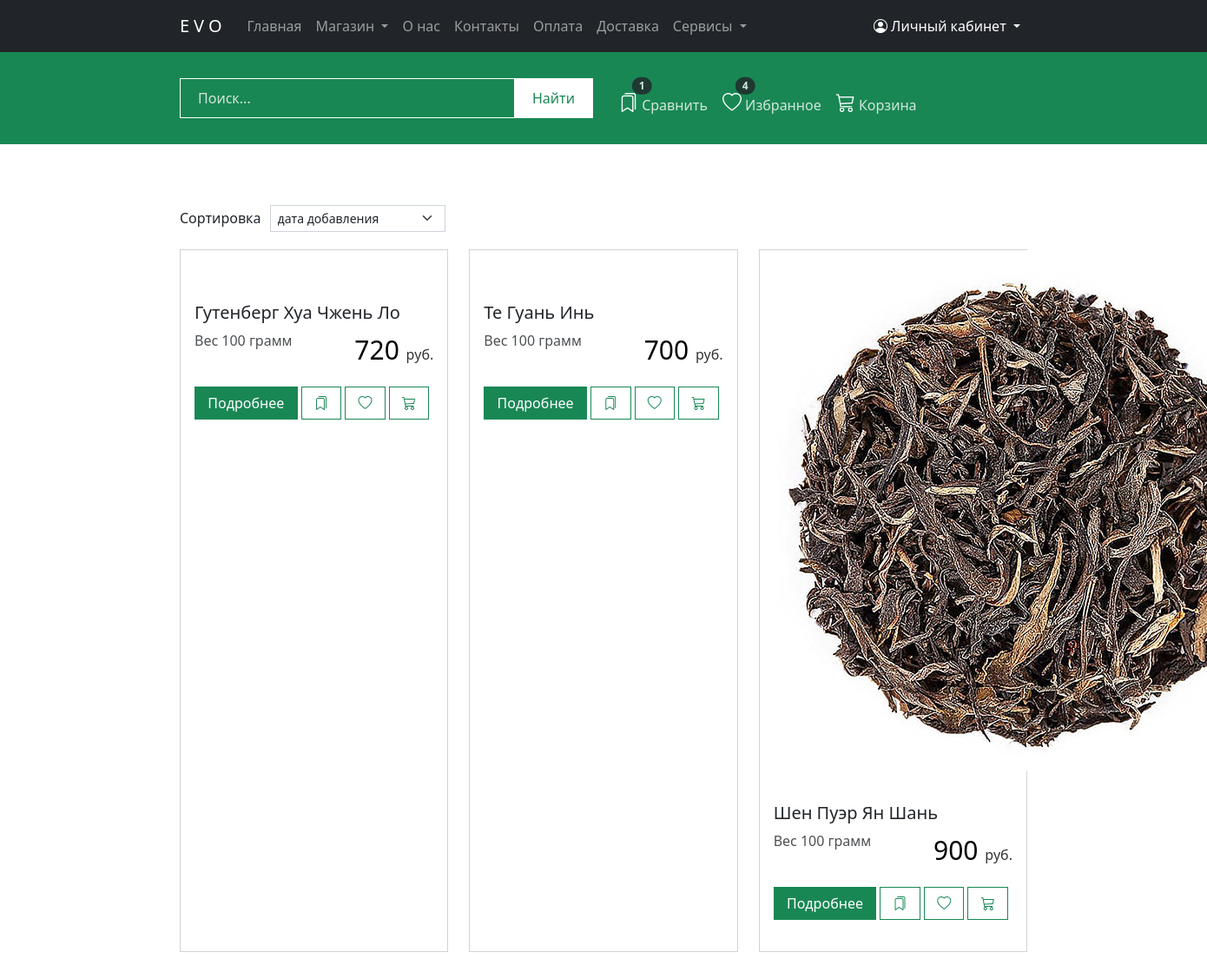
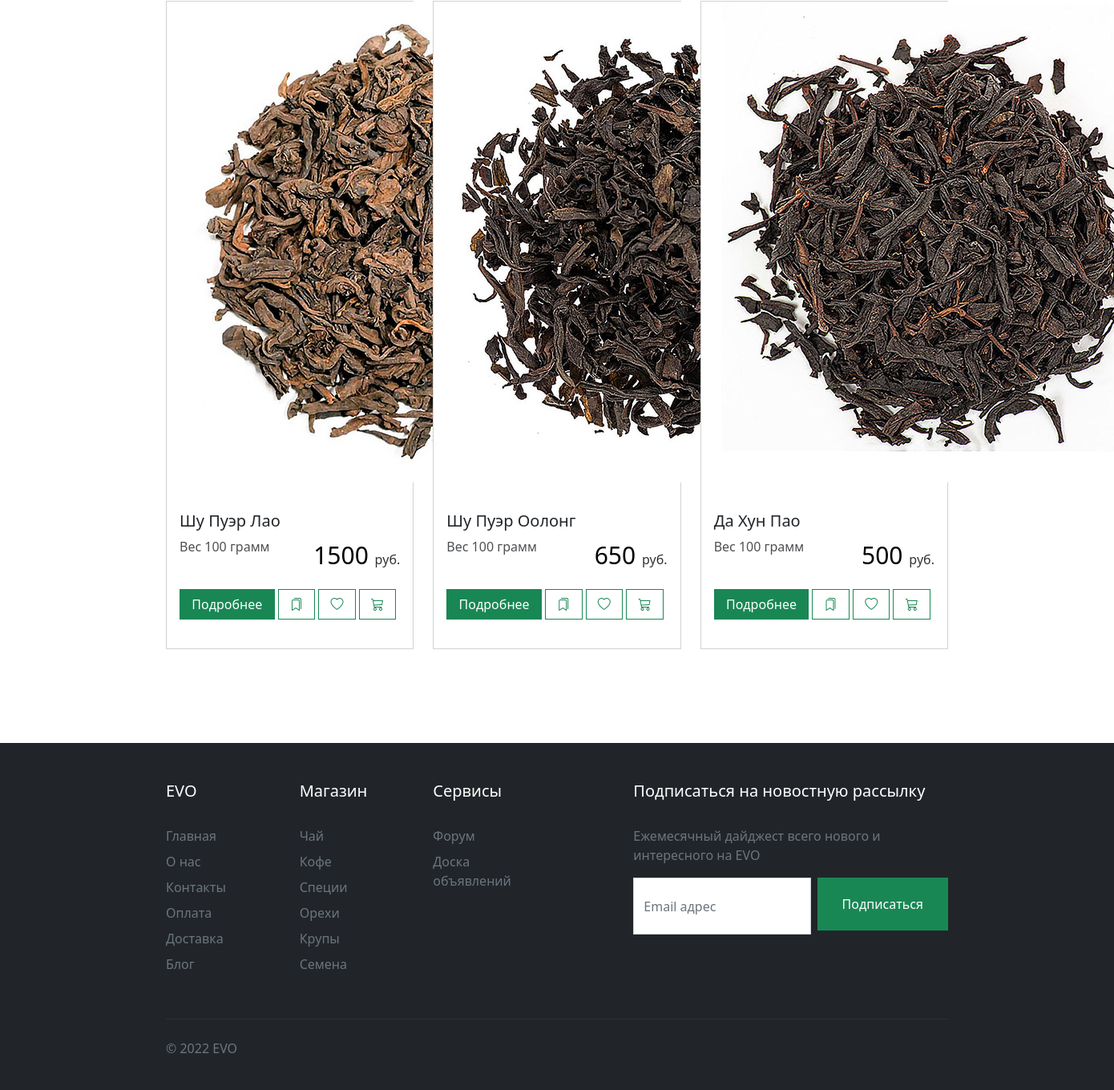
Screenshot of /catalog/tea/ with the database file from the repository (2 pictures, top to bottom).
### apps/core/models.py (models this page shows, shortened)
class Product(models.Model):
    class Meta:
        verbose_name = 'Товар'
        verbose_name_plural = 'Товары'
        index_together = (('id', 'slug'),)
        ordering = ('-created',)
    category = models.ForeignKey(Category, on_delete=models.CASCADE, related_name='products', verbose_name='Категория')
    name = models.CharField(max_length=50, db_index=True, verbose_name='Название')
    slug = models.SlugField(max_length=200, db_index=True, verbose_name="URL")
    desc = models.TextField(verbose_name='Описание')
    country = models.CharField(max_length=50, blank=True, null=True, default=None, verbose_name='Страна')
    town = models.CharField(max_length=50, blank=True, null=True, default=None, verbose_name='Город')
    year = models.CharField(max_length=50, blank=True, null=True, default=None, verbose_name='Год')
    volume = models.IntegerField(verbose_name='Вес, грамм')
    price = models.DecimalField(max_digits=10, decimal_places=0, verbose_name='Цена, руб')
    stock = models.PositiveIntegerField(verbose_name='Остаток на складе, штук')
    tag = models.CharField(max_length=100, blank=True, null=True, default=None, verbose_name='Метки')
    talk_forum = models.URLField(blank=True, null=True, default=None, verbose_name='Ссылка на форум')
    is_active = models.BooleanField(default=True, verbose_name="Активация товара")
    image = models.ImageField(upload_to='product/', verbose_name='Изображение обложки')
    created = models.DateTimeField(auto_now_add=True, verbose_name='Дата создания')
    updated = models.DateTimeField(auto_now=True, verbose_name='Дата изменения')

### apps/core/views.py (the view)
# urls.py: path('catalog/<slug:slug>/', views.CatalogView.as_view(), name='catalog'),
class CatalogView(ListView):
    model = Product
    template_name = 'core/catalog.html'
    def get_queryset(self):
        slug = self.kwargs['slug']
        object_list = Category.objects.get(slug=slug)
        object_list = object_list.products.filter(is_active=True)
        return object_list

### apps/cart/cart.py (called while the page is built)
    def __len__(self):
        return sum(item['quantity'] for item in self.cart.values())

### apps/cart/context_processors.py (called while the page is built)
def cart(request):
    return {'cart': Cart(request)}

### apps/templates/core/catalog.html (shortened to what this page needs)
{% extends 'layouts/base.html' %}
{% load static %}
{% block content %}
    <section id="prod" class="paddingTopBottom">
        <div class="container">
            <div class="row">
                <div class="col-md-4">
                    {% if object_list %}
                    <div class="sort"><span>Сортировка</span>
                        <select class="form-select form-select-sm" aria-label="Сортировать">
                            <option selected>дата добавления</option>
                        </select>
                    </div>
                    {% endif %}
                </div>
            </div>
            <div class="row row-cols-1 row-cols-md-3 g-4">
                {% if object_list %}
                    {% for product in object_list %}
                        <div class="col">
                            <div class="card h-100">
                                {% if product.image %}
                                    <div class="fotorama" data-width="100%">
                                        <img src="{{ product.image.url }}" alt="">
                                    </div>
                                {% else %}
                                    <img src="{% static 'img/noimg.jpg' %}" alt="No image">
                                {% endif %}
                                <div class="card-body">
                                    <h5 class="card-title"><a href="{% url 'product' product.slug %}"
                                                              class="link-dark">{{ product.name }}</a></h5>
                                    <div class="volume"><span class="text">Вес {{ product.volume }} грамм</span></div>
                                    <div class="price float-end">{{ product.price }} <span class="text">руб.</span></div>
                                    <div class="btn-group" role="group">
                                        <a type="button" class="btn btn-success" href="{% url 'product' product.slug %}">Подробнее</a>
                                        <a type="button" class="btn btn-outline-success"><i class="bi bi-bookmarks"></i></a>
                                        <a type="button" class="btn btn-outline-success"><i class="bi bi-heart"></i></a>
                                        <a type="button" class="btn btn-outline-success"><i class="bi bi-cart3"></i></a>
                                    </div>
                                </div>
                            </div>
                        </div>
                    {% endfor %}
                {% else %}
                    <p>Товаров нет</p>
                {% endif %}
            </div>
        </div>
    </section>
{% endblock %}

### apps/static/css/style.css (style rules this page uses)
:root { --color-accent: #198754; }
@media (min-width: 1000px) { .container { max-width: 1000px; } }
h1, .h2, .h3, .h4, .h5, .h6, h1, h2, h3, h4, h5, h6 { margin-bottom: 2rem; }
.text, #home-tab-pane { opacity: .8; }
a, .btn-link { color: var(--color-accent); }
*, .rounded-3 { -webkit-border-radius: 0 !important; -moz-border-radius: 0 !important; border-radius: 0 !important; }
.paddingTopBottom { padding-top: 5%; padding-bottom: 5%; }
#prod .card-body .btn-group { margin-top: 20px; width: 100%; margin-bottom: 20px; }
#prod .btn-group a { margin-right: 5px; }
#prod .card-body a { text-decoration: none; }
#prod .price { font-size: 30px; color: black; opacity: 1; }
#prod .price span { font-size: initial; }
#prod .btn-group { margin-bottom: 20px; }
#prod .volume { display: inline-block; }
#prod .fotorama { margin-bottom: 20px; }
#prod .sort { margin-bottom: 20px; }
#prod .sort span { float: left; margin: 3px 10px 0 0; }
#prod .sort select { display: inline-block; width: auto; }

### rows the page displays
Product: name "Гутенберг Хуа Чжень Ло", volume "100", price "720"
Product: name "Те Гуань Инь", volume "100", price "700"
Product: image (picture), name "Шен Пуэр Ян Шань", volume "100", price "900"
Product: image (picture), name "Шу Пуэр Лао", volume "100", price "1500"
Product: image (picture), name "Шу Пуэр Оолонг", volume "100", price "650"
Product: image (picture), name "Да Хун Пао", volume "100", price "500"
